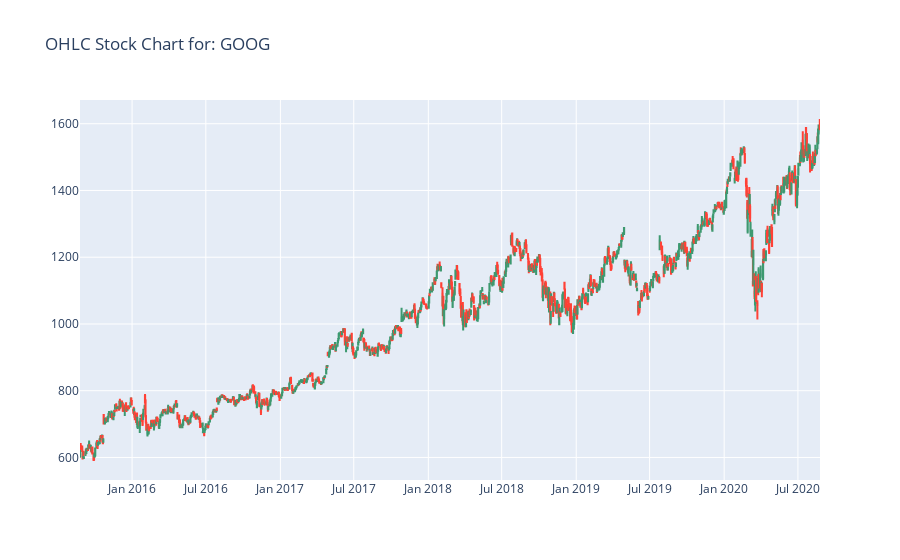

The cell this chart's notebook holds for it:
### Markdown cell above
We can see that we got back a complete dataset without any null values. There is no further cleaning required.

### Code cell
plot_ohlc(symbols)

### Figure 1 — Plotly figure (JSON) as saved in the notebook; plotly's stock layout.template omitted (floating-point values rounded to 4 significant figures; data arrays with more than 128 entries replaced by an {"elided": "..."} marker saying what was removed)
{"data": [{"close": {"elided": "1258 float values"}, "high": {"elided": "1258 float values"}, "low": {"elided": "1258 float values"}, "name": "GOOG", "open": {"elided": "1258 float values"}, "type": "candlestick", "x": {"elided": "1258 str values"}}], "layout": {"title": {"text": "OHLC Stock Chart for: GOOG"}, "xaxis": {"rangeslider": {"visible": false}}}}
